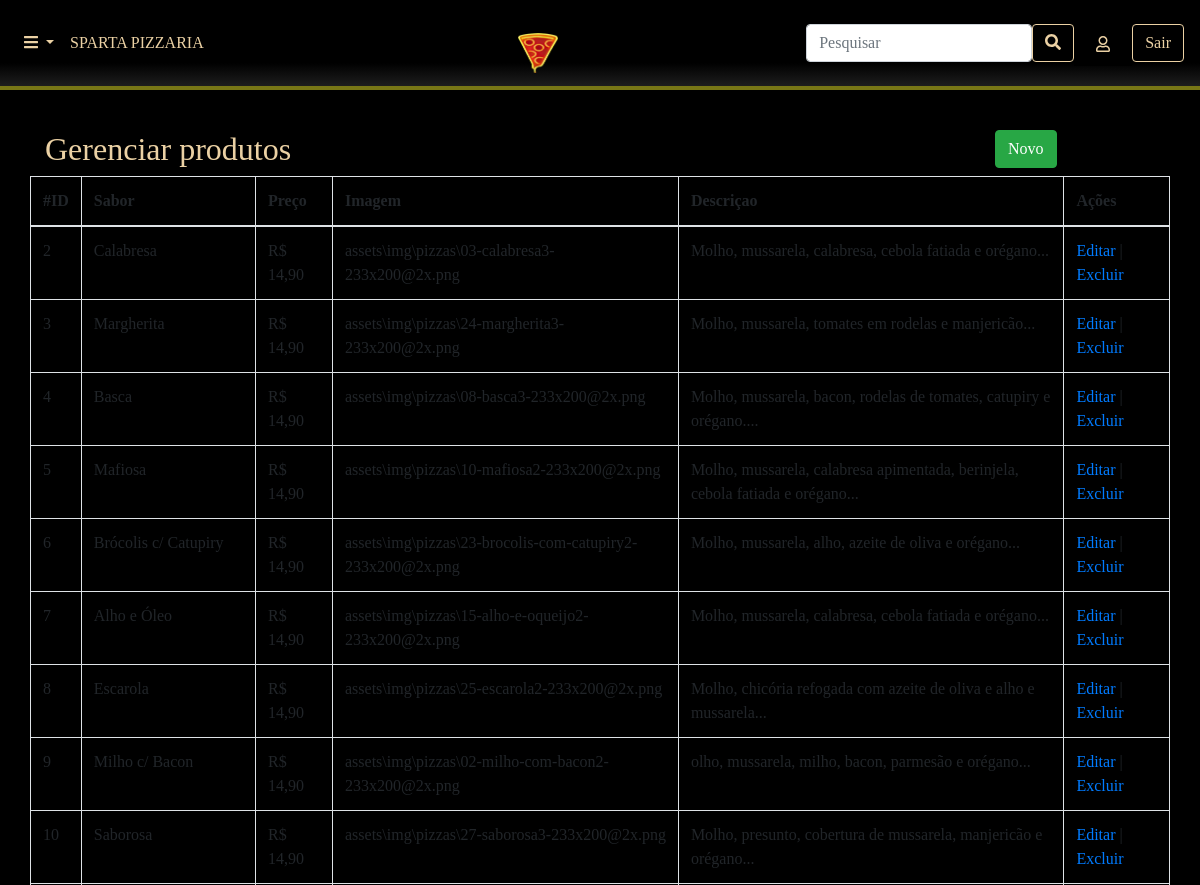
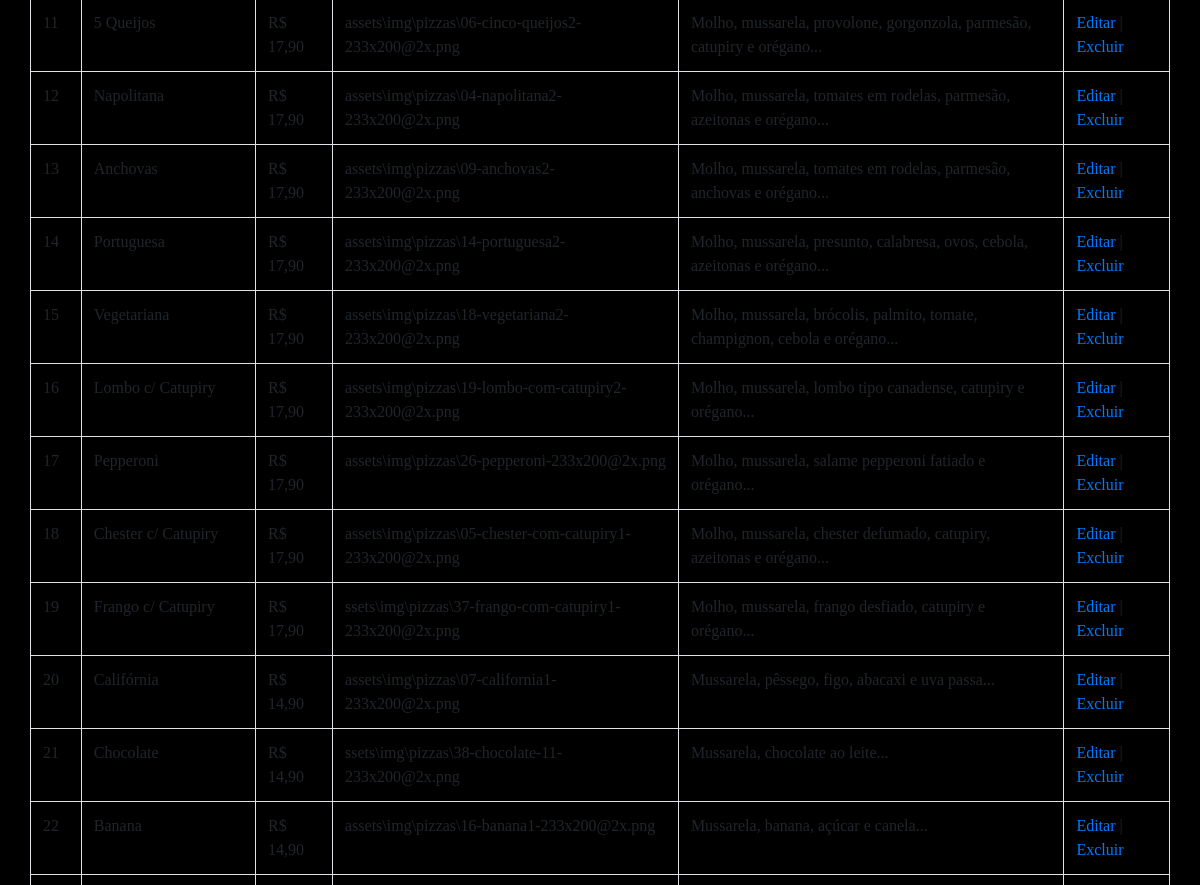
Before: /pizza.php (upper part) with the older database file (2 pictures, top to bottom).
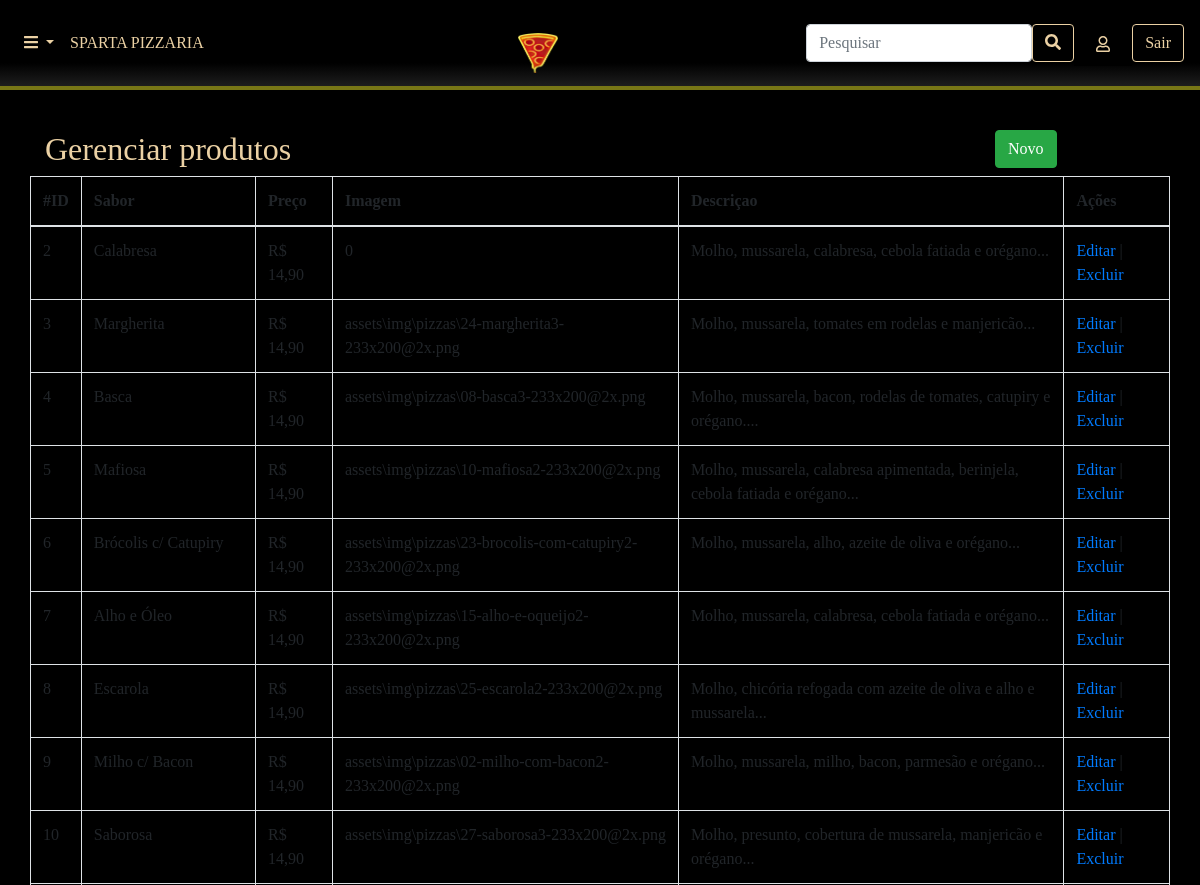
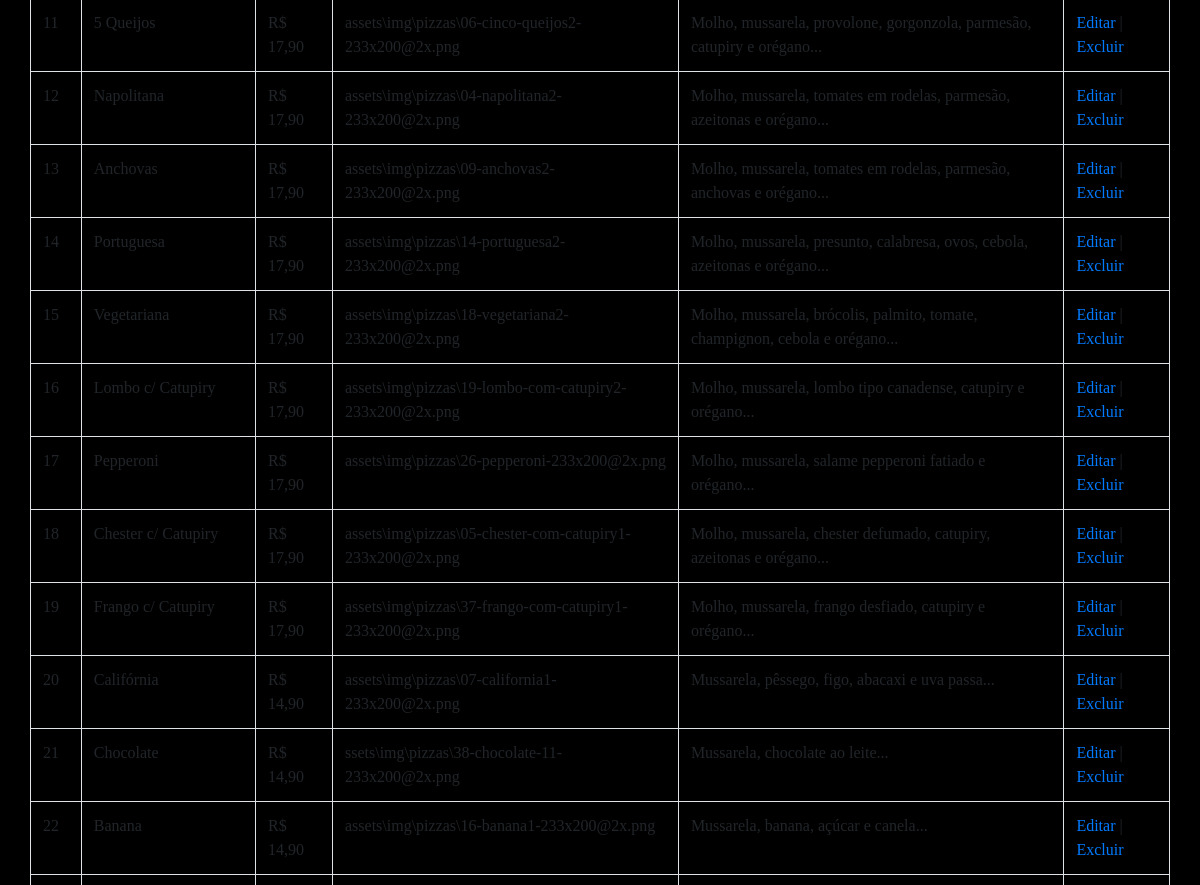
After: the same page with the newer database file (2 pictures, top to bottom).
### tables this page shows
CREATE TABLE `pizza` (
  `id` int NOT NULL AUTO_INCREMENT,
  `sabor` varchar(65) NOT NULL,
  `preco` float NOT NULL,
  `imagem` varchar(200) DEFAULT NULL,
  `descricao` varchar(145) NOT NULL,
  `categoria` char(1) NOT NULL,
  PRIMARY KEY (`id`)
);

### classes/Conexao.php (called while the page is built, shortened)
<?php
class Conexao
{
	private $host;
	private $user;
	private $password;
	public function __construct() {
		$this->host = 'mysql:host=localhost;dbname=pizzaria_sparta';
		$this->user = 'root';
		$this->password = 'JuanPablo';
	}
    public function conectar() {
    	try {
			$conn = new PDO(
							$this->host,
							$this->user,
							$this->password
						);
			return $conn;
		} catch (PDOException $e) {
			echo 'Erro na conexao. Erro reportado: ' . $e->getMessage();
			exit;
		}
    }
}

### classes/PizzaDAO.php (called while the page is built, shortened)
<?php
require_once 'Model.php';
class PizzaDAO extends Model
{
    public function __construct()
    {
        $this->tabela = 'pizza';
        $this->class  = 'Pizza';
    }
}

### classes/Model.php (called while the page is built, shortened)
<?php
require 'Conexao.php';
class Model
{
	protected $tabela;
	protected $class;
	protected $db;
	public function __construct()
	{
		$conexao = new Conexao();
		$this->db = $conexao->conectar();
	}
    public function listar()
    {
    	$sql = "SELECT * FROM {$this->tabela}";
    	$stmt = $this->db->prepare($sql);
    	$stmt->setFetchMode(PDO::FETCH_CLASS, $this->class);
    	$stmt->execute();
    	return $stmt->fetchAll();
    }
}

### classes/Pizza.php (called while the page is built, shortened)
<?php
class Pizza
{
	private $id;
	private $sabor;
	private $preco;
	private $imagem;
	private $descricao;
    public function getId()
    {
        return $this->id;
    }
    public function getSabor()
    {
        return $this->sabor;
    }
    public function getPreco()
    {
        return number_format($this->preco, 2, ',','.');
    }
    public function getImagem()
    {
        return $this->imagem;
    }
    public function getDescricao()
    {
        return $this->descricao;
    }
}

### pizza.php (the view, shortened to what this page needs)
<?php include './layout/header.php'; ?>
<?php include './layout/menu.php'; ?>
<?php
require 'classes/Pizza.php';
require 'classes/PizzaDAO.php';
$pizzaDAO = new PizzaDAO();
$pizzas = $pizzaDAO->listar();
?>
<div class="container">
<div class="row" style="margin-top:40px">
	<div class="col-10">
		<h2>Gerenciar produtos</h2>
	</div>
	<div class="col-2">
		<a href="form_pizza.php" class="btn btn-success">Novo</a>
	</div>
</div>
<div class="row">
	<table class="table table-hover table-bordered table-striped">
		<thead>
			<tr>
				<th>#ID</th>
				<th>Sabor</th>
				<th>Preço</th>
				<th>Imagem</th>
				<th>Descriçao</th>
				<th>Ações</th>
			</tr>
		</thead>
		<tbody>
			<tr>
				<?php foreach($pizzas as $pizza){
					?>
				<td><?= $pizza->getId() ?> </td>
				<td><?= $pizza->getSabor() ?> </td>
				<td>R$ <?= $pizza->getPreco() ?></td>
				<td><?= $pizza->getImagem() ?></td>
				<td><?= $pizza->getDescricao() ?></td>
				<td>
					<a href="form_pizza.php?id=<?= $pizza->getId() ?>">Editar</a> |
					<a href="controle_pizza.php?acao=deletar&id=<?= $pizza->getId() ?>" onclick="return confirm('Deseja realmente excluir?')">Excluir</a>
				</td>
			</tr>
			<?php } ?>
		</tbody>
	</table>
</div>
</div>
<?php include './layout/footer.php'; ?>

Changed rows visible on the page:
changed pizza "Calabresa": imagem "assets\\img\\pizzas\\03-calabresa3-233x200@2x.png" → "0"
changed pizza "Milho c/ Bacon": descricao "olho, mussarela, milho, bacon, parmesão e orégano..." → "Molho, mussarela, milho, bacon, parmesão e orégano..."
changed pizza "Frango c/ Catupiry": imagem "ssets\\img\\pizzas\\37-frango-com-catupiry1-233x200@2x.png" → "assets\\img\\pizzas\\37-frango-com-catupiry1-233x200@2x.png"
